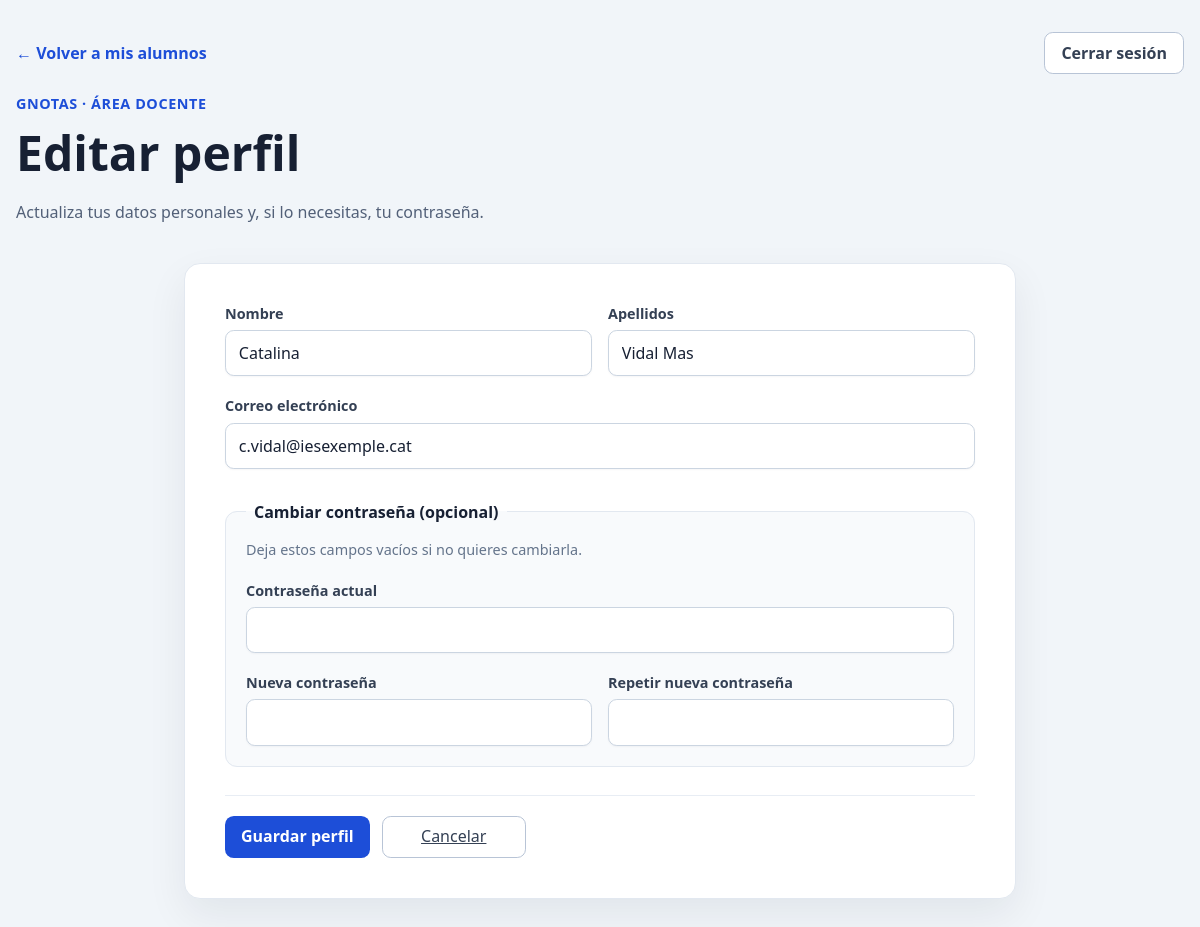
Screenshot of /vistas/profesores/editar_perfil.php (signed in) with the database file from the repository.
### tables this page shows
CREATE TABLE tb_usuarios (
    id_usuario  INT UNSIGNED NOT NULL AUTO_INCREMENT,
    id_rol      INT UNSIGNED NOT NULL,
    nombre      VARCHAR(60)  NOT NULL,
    apellidos   VARCHAR(100) NOT NULL,
    email       VARCHAR(120) NOT NULL,
    password    VARCHAR(255) NOT NULL,
    PRIMARY KEY (id_usuario),
    UNIQUE KEY uq_usuarios_email (email),
    FOREIGN KEY (id_rol) REFERENCES tb_roles (id_rol)
);

### procesos/consultar_perfil_profesor.php (called while the page is built, shortened)
<?php
require_once __DIR__ . '/acceso_profesor.php';
$consulta = $conexion->prepare(
    'SELECT nombre, apellidos, email
     FROM tb_usuarios
     WHERE id_usuario = :id_usuario
     LIMIT 1'
);
$consulta->execute(['id_usuario' => $_SESSION['id_usuario']]);
$perfil = $consulta->fetch();
function escaparPerfilProfesor(mixed $valor): string
{
    return htmlspecialchars((string) $valor, ENT_QUOTES | ENT_SUBSTITUTE, 'UTF-8');
}

### vistas/profesores/editar_perfil.php (the view, shortened to what this page needs)
<?php
require_once __DIR__ . '/../../procesos/consultar_perfil_profesor.php';
?>
<!DOCTYPE html>
<html lang="es">
<head>
    <link rel="stylesheet" href="../css/profesores.css">
</head>
<body>
<main>
    <nav class="barra-superior" aria-label="Navegación docente">
        <a class="volver" href="listado_alumnos.php">← Volver a mis alumnos</a>
        <form action="../../procesos/cerrar_sesion.php" method="post">
            <button class="boton-secundario" type="submit">Cerrar sesión</button>
        </form>
    </nav>
    <header class="cabecera cabecera-ficha">
        <div>
            <p class="marca">Gnotas · Área docente</p>
            <h1>Editar perfil</h1>
            <p class="subtitulo">Actualiza tus datos personales y, si lo necesitas, tu contraseña.</p>
        </div>
    </header>
    <section class="perfil-formulario" aria-label="Datos del perfil">
        <form action="../../procesos/actualizar_perfil_profesor.php" method="post">
            <div class="perfil-campos">
                <div class="perfil-campo">
                    <label for="nombre">Nombre</label>
                    <input
                        type="text"
                        id="nombre"
                        name="nombre"
                        value="<?= escaparPerfilProfesor($perfil['nombre']) ?>"
                        maxlength="60"
                        autocomplete="given-name"
                        required
                    >
                </div>
                <div class="perfil-campo">
                    <label for="apellidos">Apellidos</label>
                    <input
                        type="text"
                        id="apellidos"
                        name="apellidos"
                        value="<?= escaparPerfilProfesor($perfil['apellidos']) ?>"
                        maxlength="100"
                        autocomplete="family-name"
                        required
                    >
                </div>
                <div class="perfil-campo perfil-campo-completo">
                    <label for="email">Correo electrónico</label>
                    <input
                        type="email"
                        id="email"
                        name="email"
                        value="<?= escaparPerfilProfesor($perfil['email']) ?>"
                        maxlength="120"
                        autocomplete="email"
                        required
                    >
                </div>
            </div>
            <fieldset>
                <legend>Cambiar contraseña (opcional)</legend>
                <p class="ayuda">Deja estos campos vacíos si no quieres cambiarla.</p>
                <div class="perfil-campos">
                    <div class="perfil-campo perfil-campo-completo">
                        <label for="contrasena_actual">Contraseña actual</label>
                        <input
                            type="password"
                            id="contrasena_actual"
                            name="contrasena_actual"
                            autocomplete="current-password"
                        >
                    </div>
                    <div class="perfil-campo">
                        <label for="nueva_contrasena">Nueva contraseña</label>
                        <input
                            type="password"
                            id="nueva_contrasena"
                            name="nueva_contrasena"
                            minlength="8"
                            maxlength="72"
                            autocomplete="new-password"
                        >
                    </div>
                    <div class="perfil-campo">
                        <label for="confirmar_contrasena">Repetir nueva contraseña</label>
                        <input
                            type="password"
                            id="confirmar_contrasena"
                            name="confirmar_contrasena"
                            minlength="8"
                            maxlength="72"
                            autocomplete="new-password"
                        >
                    </div>
                </div>
            </fieldset>
            <div class="acciones-formulario">
                <button type="submit">Guardar perfil</button>
                <a class="boton-cancelar" href="listado_alumnos.php">Cancelar</a>
            </div>
        </form>
    </section>
</main>
</body>
</html>

### vistas/css/profesores.css (style rules this page uses)
* { box-sizing: border-box; }
body { min-height: 100vh; margin: 0; padding: 2rem 1rem; background: #f1f5f9; color: #172033; font-family: system-ui, sans-serif; }
main { width: min(100%, 76rem); margin: 0 auto; }
.cabecera { display: flex; align-items: flex-start; justify-content: space-between; gap: 1.5rem; margin-bottom: 1.5rem; }
.cabecera-ficha { margin-top: 1.25rem; }
.marca { margin: 0 0 .4rem; color: #1d4ed8; font-size: .9rem; font-weight: 700; letter-spacing: .04em; text-transform: uppercase; }
h1, h2, h3 { margin: 0; }
h1 { font-size: clamp(2rem, 5vw, 3rem); }
.subtitulo { color: #526078; }
.volver { color: #1d4ed8; font-weight: 600; text-decoration: none; }
.barra-superior, .acciones-cabecera { display: flex; align-items: center; gap: .75rem; }
.barra-superior { justify-content: space-between; margin-bottom: 1rem; }
.barra-superior > form { margin: 0; }
.boton-enlace, button { display: inline-flex; min-height: 2.65rem; align-items: center; justify-content: center; padding: .6rem 1rem; border: 0; border-radius: .55rem; background: #1d4ed8; color: #fff; font: inherit; font-weight: 650; line-height: 1.2; text-decoration: none; cursor: pointer; transition: background-color .15s ease, border-color .15s ease, color .15s ease; }
.boton-secundario, .boton-cancelar { border: 1px solid #b8c4d6; border-radius: .55rem; background: #fff; color: #344054; }
label { display: block; margin: .85rem 0 .35rem; color: #344054; font-size: .9rem; font-weight: 600; }
input[type="number"], input[type="text"], input[type="email"], input[type="password"], textarea { width: 100%; padding: .65rem; border: 1px solid #b8c4d6; border-radius: .45rem; font: inherit; }
.perfil-formulario { max-width: 52rem; margin: 0 auto; padding: clamp(1.25rem, 4vw, 2.5rem); border: 1px solid #e2e8f0; border-radius: 1rem; background: #fff; box-shadow: 0 1rem 2.5rem rgb(15 23 42 / 7%); }
.perfil-campos { display: grid; grid-template-columns: repeat(2, minmax(0, 1fr)); gap: 1.25rem 1rem; }
.perfil-campo { min-width: 0; }
.perfil-campo-completo { grid-column: 1 / -1; }
.perfil-campo label { margin: 0 0 .45rem; color: #344054; font-size: .9rem; font-weight: 650; }
.perfil-formulario input[type="text"], .perfil-formulario input[type="email"], .perfil-formulario input[type="password"] { min-height: 2.9rem; padding: .7rem .8rem; border-color: #cbd5e1; border-radius: .55rem; background: #fff; color: #172033; box-shadow: 0 1px 2px rgb(15 23 42 / 4%); }
.perfil-formulario input::placeholder { color: #94a3b8; }
.perfil-formulario fieldset { display: grid; gap: 1rem; margin: 2rem 0 0; padding: 1.25rem; border: 1px solid #e2e8f0; border-radius: .75rem; background: #f8fafc; }
.perfil-formulario legend { padding: 0 .5rem; color: #172033; font-weight: 700; }
.ayuda { margin: -.25rem 0 .25rem; color: #64748b; font-size: .9rem; line-height: 1.5; }
.acciones-formulario { display: flex; align-items: center; flex-wrap: wrap; gap: .75rem; margin-top: 1.75rem; padding-top: 1.25rem; border-top: 1px solid #e8edf4; }
.acciones-formulario button, .acciones-formulario .boton-cancelar { min-width: 9rem; }
.acciones-formulario .boton-cancelar { display: inline-flex; min-height: 2.65rem; align-items: center; justify-content: center; padding: .6rem 1rem; line-height: 1.2; }

### rows the page displays
tb_usuarios: nombre "Catalina", apellidos "Vidal Mas", email "c.vidal@iesexemple.cat"
